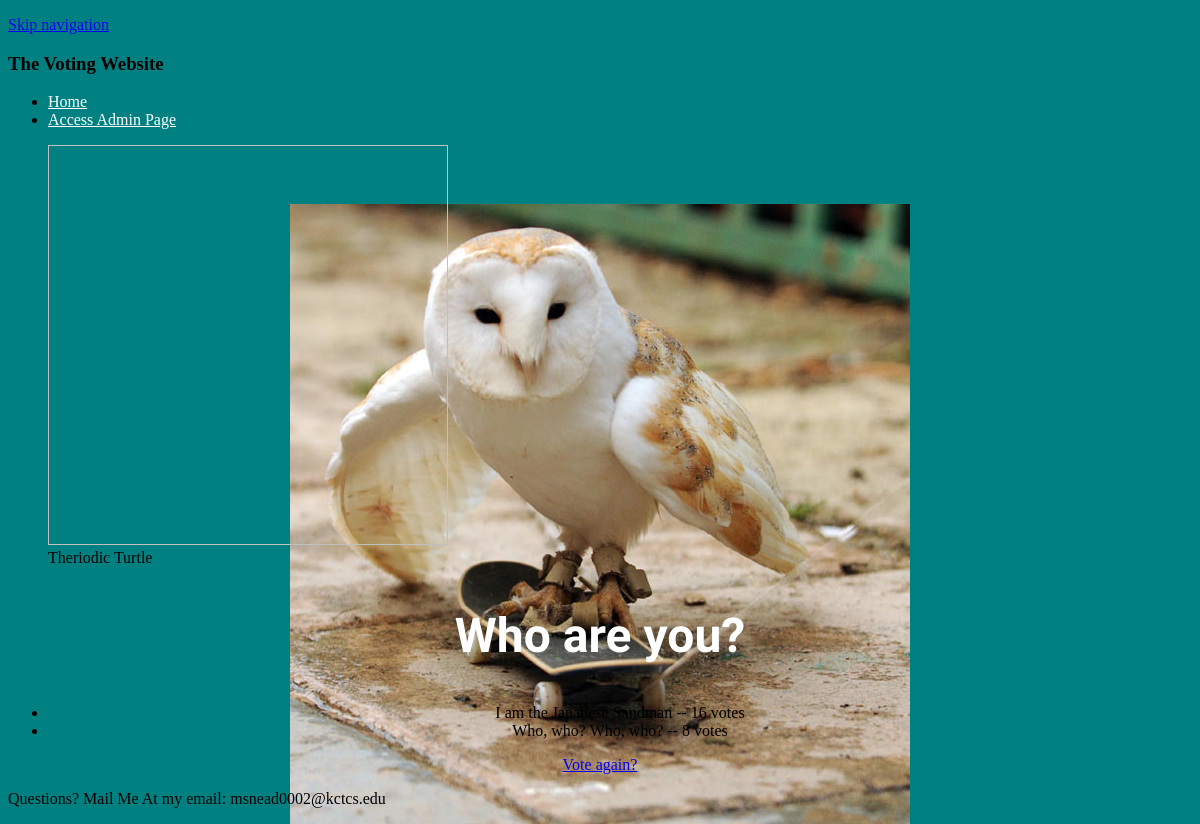
Page /polls/6/results/ on the earlier database version.
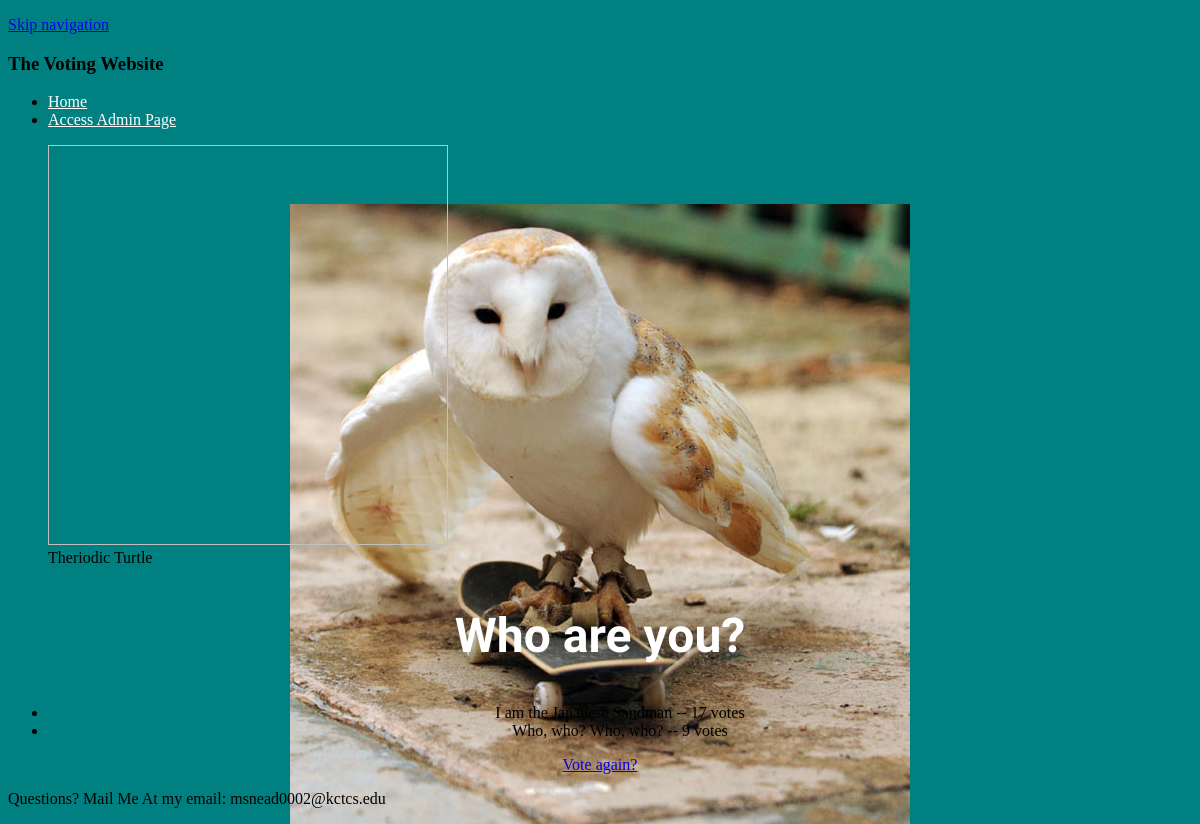
Same page on the later database version.
### polls/models.py (models this page shows, shortened)
@python_2_unicode_compatible  # only if you need to support Python 2
class Question(models.Model):
    question_text = models.CharField(max_length=200)
    pub_date = models.DateTimeField('date published')
    def was_published_recently(self):
        now = timezone.now()
        return now - datetime.timedelta(days=1) <= self.pub_date <= now
    was_published_recently.admin_order_field = 'pub_date'
    was_published_recently.boolean = True
    was_published_recently.short_description = 'Published recently?'

@python_2_unicode_compatible  # only if you need to support Python 2
class Choice(models.Model):
    question = models.ForeignKey(Question, on_delete=models.CASCADE)
    choice_text = models.CharField(max_length=200)
    votes = models.IntegerField(default=0)

### polls/views.py (the view)
# urls.py: url(r'^(?P<pk>[0-9]+)/results/$', views.ResultsView.as_view(), name='results'),
class ResultsView(generic.DetailView):
    model = Question
    template_name = 'polls/results.html'

### polls/templates/polls/results.html (shortened to what this page needs)
{% load staticfiles %}
<!DOCTYPE html>
<html lang="en">
   <head>
	  <link rel="stylesheet" type="text/css" href="{% static 'polls/style.css' %}" />
   </head>
   <body>
		<div class="container">
			<p class="skipnavigation"><a href="#contentstart">Skip navigation</a></p>
			<header>
				<h3>The Voting Website</h3>
			</header>
			<nav class = "sitenavigation">
				<ul>
					<li><a href = "http://127.0.0.1:8000/polls/">Home<a></li>
					<li><a href = "http://127.0.0.1:8000/admin/">Access Admin Page<a></li>
				</ul>
			</nav>
			<article>
				<figure class="turtle">
					<img href="{% static 'polls/background.jpg' %}" width="400" height="400" alt="">
					<figcaption>Theriodic Turtle</figcaption>
				</figure>
				<div>
					<h1>{{ question.question_text }}</h1>
					<center>
					<ul>
					{% for choice in question.choice_set.all %}
						<li>{{ choice.choice_text }} -- {{ choice.votes }} vote{{ choice.votes|pluralize }}</li>
					{% endfor %}
					</ul>
					<a href="{% url 'polls:detail' question.id %}">Vote again?</a>
					</center>
				</div>
			</article>
			<footer>
				<p>Questions? Mail Me At my email: msnead0002@kctcs.edu</a></p>
			</footer>
		</div>
   </body>

### polls/static/polls/style.css (style rules this page uses)
li a { color: white; }
body { background: teal url("images/background.JPG") no-repeat center bottom; }
h1 { color: White; font-family: "pinyon script", "times new roman", sans-serif; font-style: itallic; text-align: center; font-size: 3em; }

Differences in the rows shown:
changed Choice "I am the Japanese Sandman": votes "16" → "17"
changed Choice "Who, who? Who, who?": votes "8" → "9"
